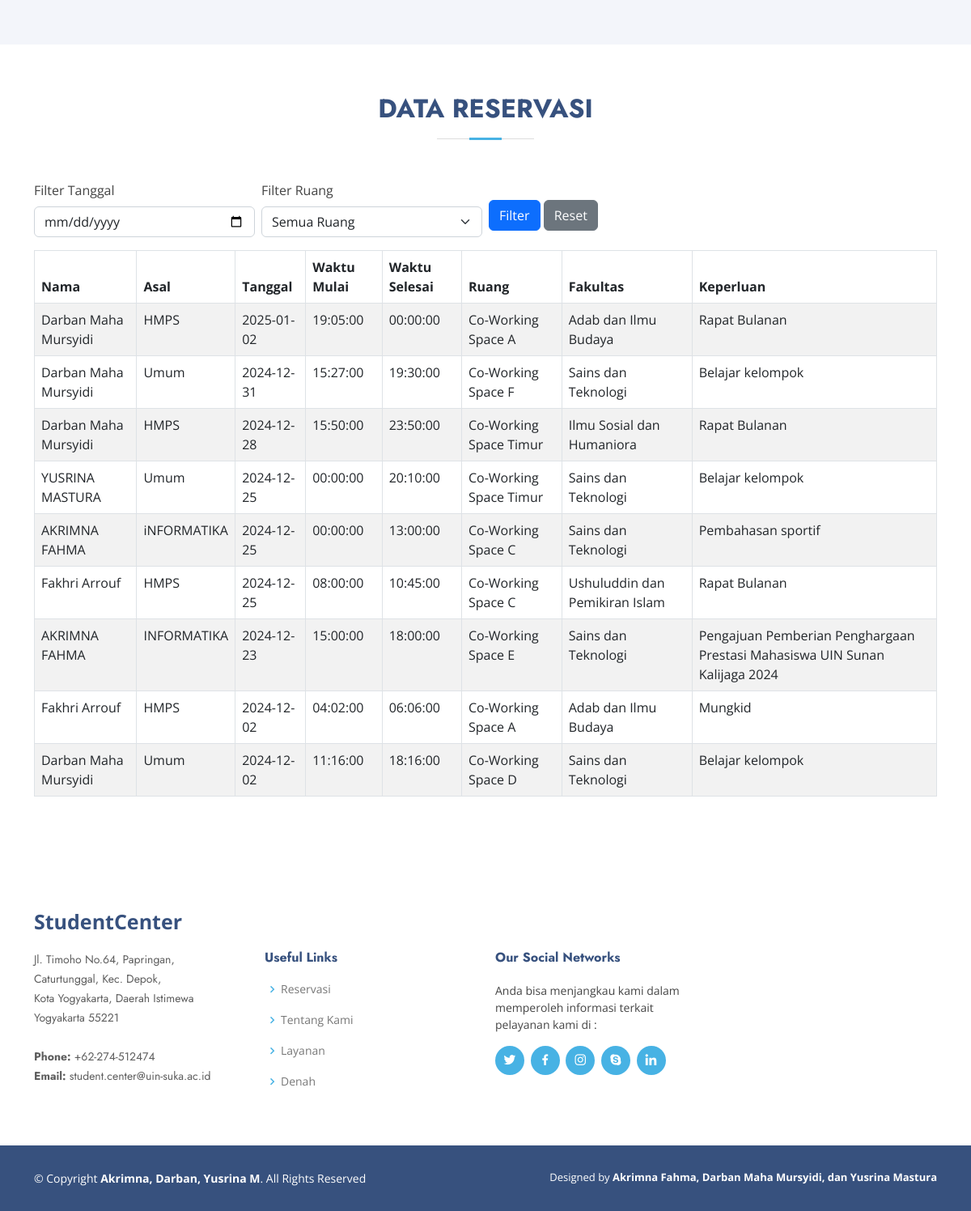
/ (lower part), run on an earlier commit of the app's database.
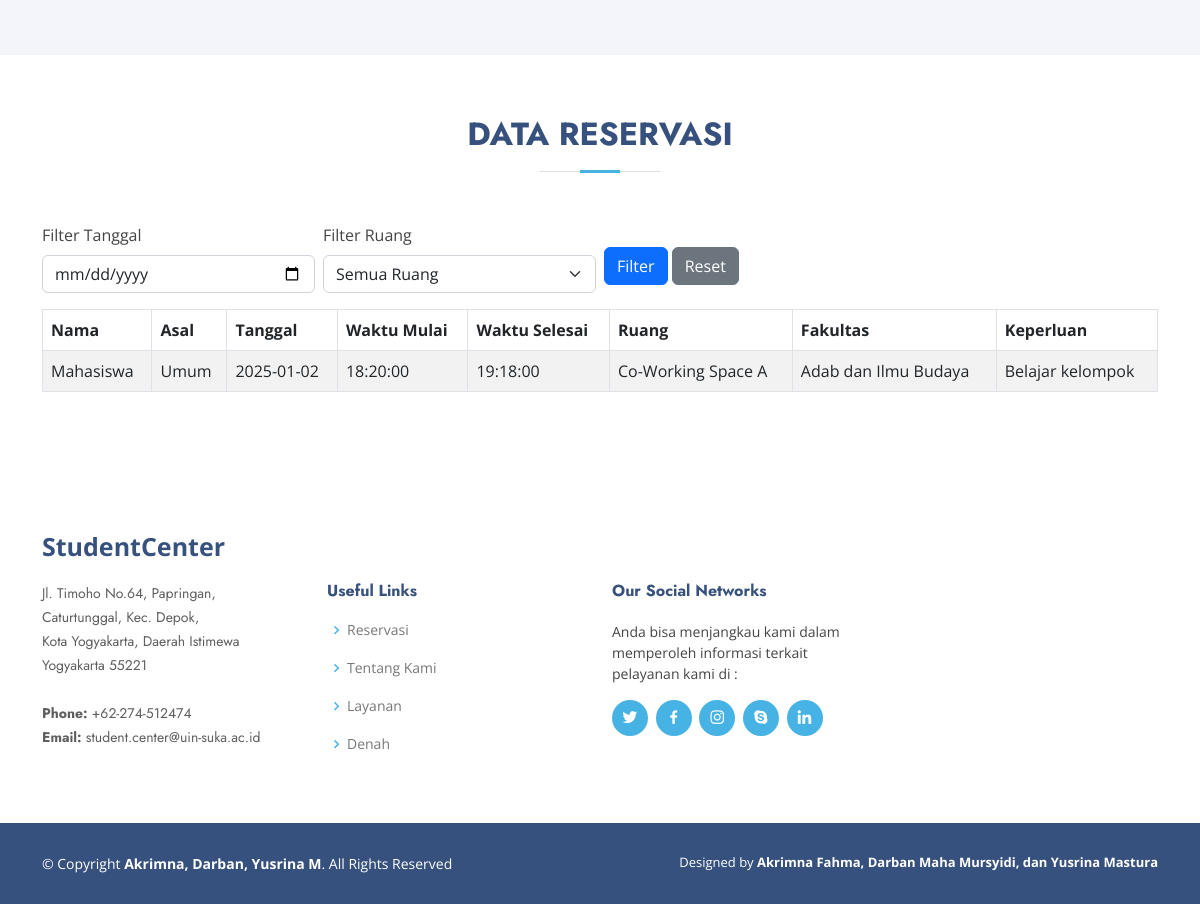
And on a later commit of the database.
### tables this page shows
CREATE TABLE `reservasi` (
  `id` int(11) NOT NULL,
  `nama` varchar(100) NOT NULL,
  `asal` varchar(255) NOT NULL,
  `fakultas` varchar(35) NOT NULL,
  `keperluan` varchar(100) NOT NULL,
  `ruang` varchar(100) NOT NULL,
  `tanggal` date NOT NULL,
  `waktu` time NOT NULL,
  `waktu_selesai` time NOT NULL
);

### index.php (the view, shortened to what the changed rows need)
<?php
include 'koneksi.php';
$sql = "SELECT * FROM reservasi";
$sql .= " ORDER BY tanggal DESC, waktu ASC";
$result = $conn->query($sql);
?>
<!DOCTYPE html>
<html lang="en">
<head>
  <link href="assets/vendor/aos/aos.css" rel="stylesheet">
  <link href="assets/vendor/bootstrap/css/bootstrap.min.css" rel="stylesheet">
  <link href="assets/vendor/bootstrap-icons/bootstrap-icons.css" rel="stylesheet">
  <link href="assets/vendor/boxicons/css/boxicons.min.css" rel="stylesheet">
  <link href="assets/vendor/glightbox/css/glightbox.min.css" rel="stylesheet">
  <link href="assets/vendor/remixicon/remixicon.css" rel="stylesheet">
  <link href="assets/vendor/swiper/swiper-bundle.min.css" rel="stylesheet">
  <link href="assets/css/style.css" rel="stylesheet">
</head>
<body>
  <main id="main">
<section id="reservasi" class="reservasi">
  <div class="container" data-aos="fade-up">
    <div class="section-title">
      <h2>Data Reservasi</h2>
    </div>
    <div class="table-responsive">
      <table class="table table-striped table-bordered">
          <thead>
              <tr>
                  <th>Nama</th>
                  <th>Asal</th>
                  <th>Tanggal</th>
                  <th>Waktu Mulai</th>
                  <th>Waktu Selesai</th>
                  <th>Ruang</th>
                  <th>Fakultas</th>
                  <th>Keperluan</th>
              </tr>
          </thead>
          <tbody>
              <?php
              if ($result->num_rows > 0) {
                  while ($row = $result->fetch_assoc()) {
                      echo "<tr>
                          <td>" . htmlspecialchars($row['nama']) . "</td>
                          <td>" . htmlspecialchars($row['asal']) . "</td>
                          <td>" . htmlspecialchars($row['tanggal']) . "</td>
                          <td>" . htmlspecialchars($row['waktu']) . "</td>
                          <td>" . htmlspecialchars($row['waktu_selesai']) . "</td>
                          <td>" . htmlspecialchars($row['ruang']) . "</td>
                          <td>" . htmlspecialchars($row['fakultas']) . "</td>
                          <td>" . htmlspecialchars($row['keperluan']) . "</td>
                      </tr>";
                  }
              } else {
                  echo "<tr><td colspan='8' style='text-align:center;'>Tidak ada data yang ditemukan.</td></tr>";
              }
              ?>
          </tbody>
      </table>
    </div>
  </div>
</section>
</body>
</html>

What changed in the data, as far as the page shows it:
removed reservasi: nama "Darban Maha Mursyidi", asal "HMPS", tanggal "2025-01-02", waktu "19:05:00", waktu_selesai "00:00:00", ruang "Co-Working Space A", fakultas "Adab dan Ilmu Budaya", keperluan "Rapat Bulanan"
removed reservasi: nama "Darban Maha Mursyidi", asal "Umum", tanggal "2024-12-31", waktu "15:27:00", waktu_selesai "19:30:00", ruang "Co-Working Space F", fakultas "Sains dan Teknologi", keperluan "Belajar kelompok"
removed reservasi: nama "Darban Maha Mursyidi", asal "HMPS", tanggal "2024-12-28", waktu "15:50:00", waktu_selesai "23:50:00", ruang "Co-Working Space Timur", fakultas "Ilmu Sosial dan Humaniora", keperluan "Rapat Bulanan"
removed reservasi: nama "YUSRINA MASTURA", asal "Umum", tanggal "2024-12-25", waktu "00:00:00", waktu_selesai "20:10:00", ruang "Co-Working Space Timur", fakultas "Sains dan Teknologi", keperluan "Belajar kelompok"
removed reservasi: nama "AKRIMNA FAHMA", asal "iNFORMATIKA", tanggal "2024-12-25", waktu "00:00:00", waktu_selesai "13:00:00", ruang "Co-Working Space C", fakultas "Sains dan Teknologi", keperluan "Pembahasan sportif"
removed reservasi: nama "Fakhri Arrouf", asal "HMPS", tanggal "2024-12-25", waktu "08:00:00", waktu_selesai "10:45:00", ruang "Co-Working Space C", fakultas "Ushuluddin dan Pemikiran Islam", keperluan "Rapat Bulanan"
removed reservasi: nama "AKRIMNA FAHMA", asal "INFORMATIKA", tanggal "2024-12-23", waktu "15:00:00", waktu_selesai "18:00:00", ruang "Co-Working Space E", fakultas "Sains dan Teknologi", keperluan "Pengajuan Pemberian Penghargaan Prestasi Mahasiswa UIN Sunan Kalijaga 2024"
removed reservasi: nama "Fakhri Arrouf", asal "HMPS", tanggal "2024-12-02", waktu "04:02:00", waktu_selesai "06:06:00", ruang "Co-Working Space A", fakultas "Adab dan Ilmu Budaya", keperluan "Mungkid"
removed reservasi: nama "Darban Maha Mursyidi", asal "Umum", tanggal "2024-12-02", waktu "11:16:00", waktu_selesai "18:16:00", ruang "Co-Working Space D", fakultas "Sains dan Teknologi", keperluan "Belajar kelompok"
added reservasi: nama "Mahasiswa", asal "Umum", tanggal "2025-01-02", waktu "18:20:00", waktu_selesai "19:18:00", ruang "Co-Working Space A", fakultas "Adab dan Ilmu Budaya", keperluan "Belajar kelompok"
